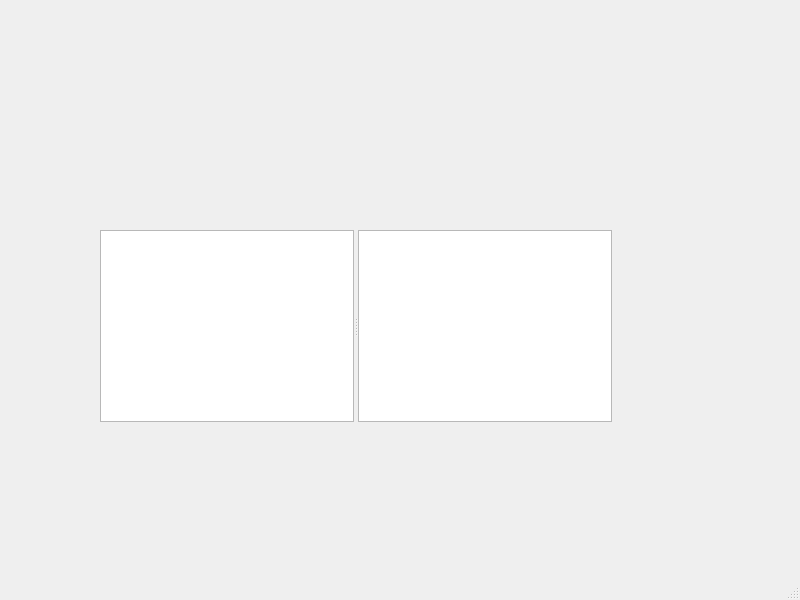
<?xml version="1.0" encoding="UTF-8"?>
<ui version="4.0">
 <class>MainWindow</class>
 <widget class="QMainWindow" name="MainWindow">
  <property name="geometry">
   <rect>
    <x>0</x>
    <y>0</y>
    <width>800</width>
    <height>600</height>
   </rect>
  </property>
  <property name="windowTitle">
   <string>MainWindow</string>
  </property>
  <widget class="QWidget" name="centralwidget">
   <widget class="QSplitter" name="splitter">
    <property name="geometry">
     <rect>
      <x>100</x>
      <y>230</y>
      <width>512</width>
      <height>192</height>
     </rect>
    </property>
    <property name="orientation">
     <enum>Qt::Horizontal</enum>
    </property>
    <widget class="QListView" name="listView_2"/>
    <widget class="QListView" name="listView"/>
   </widget>
  </widget>
  <widget class="QMenuBar" name="menubar">
   <property name="geometry">
    <rect>
     <x>0</x>
     <y>0</y>
     <width>800</width>
     <height>19</height>
    </rect>
   </property>
  </widget>
  <widget class="QStatusBar" name="statusbar"/>
 </widget>
 <resources/>
 <connections/>
</ui>
